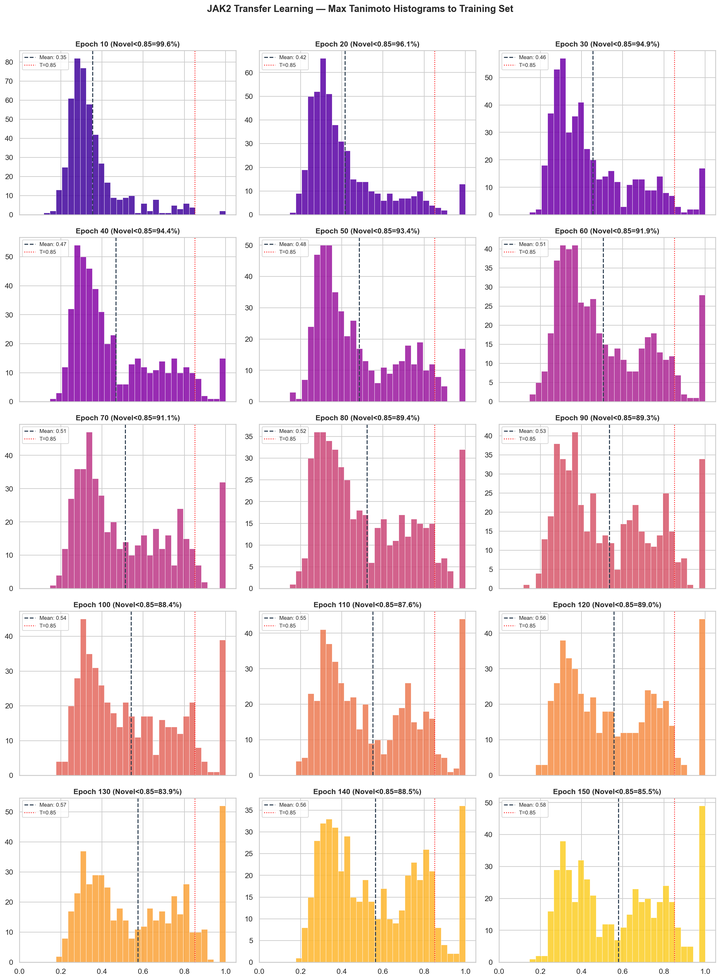
#> input picture Navneet_Git/TL_plots/jak2_tl_epoch_tanimoto.png, 720 x 980 px, shrunk from 2225 x 3031 before the run, found by its file name
$ python combine_all_plots.py
#> lines starting #> are read from the running program, lines starting #| are printed output that depends on the picture
import os, sys
import matplotlib.pyplot as plt

REPO_ROOT = "/Users/vishnukasturi/Intern/reinvent-local"
PLOTS_DIR = os.path.join(REPO_ROOT, "Navneet_Git", "TL_plots")

def main():
    img_tanimoto = os.path.join(PLOTS_DIR, "jak2_tl_epoch_tanimoto.png")
    img_tl_kde = os.path.join(PLOTS_DIR, "jak2_tl_epoch_kde_vs_baseline.png")
    img_rl_kde = os.path.join(PLOTS_DIR, "jak2_rl_kde_vs_baseline.png")

    if not (os.path.exists(img_tanimoto) and os.path.exists(img_tl_kde) and os.path.exists(img_rl_kde)):
        print("Error: One or more source PNG files are missing.")
        sys.exit(1)

    print("Loading plots...")
    im1 = plt.imread(img_tanimoto)
#> im1 is the input picture: shape (980, 720, 4) float32; mean R, G, B, A 0.943, 0.872, 0.887, 1
    im2 = plt.imread(img_tl_kde)
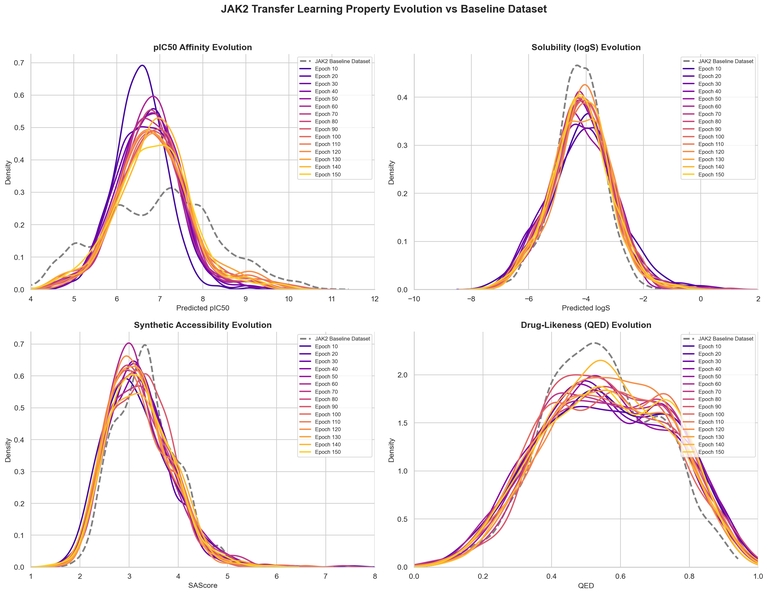
#> input picture Navneet_Git/TL_plots/jak2_tl_epoch_kde_vs_baseline.png, 768 x 594 px, shrunk from 2374 x 1835 before the run, found by its file name
#> im2 is the input picture: shape (594, 768, 4) float32; mean R, G, B, A 0.972, 0.954, 0.953, 1
    im3 = plt.imread(img_rl_kde)
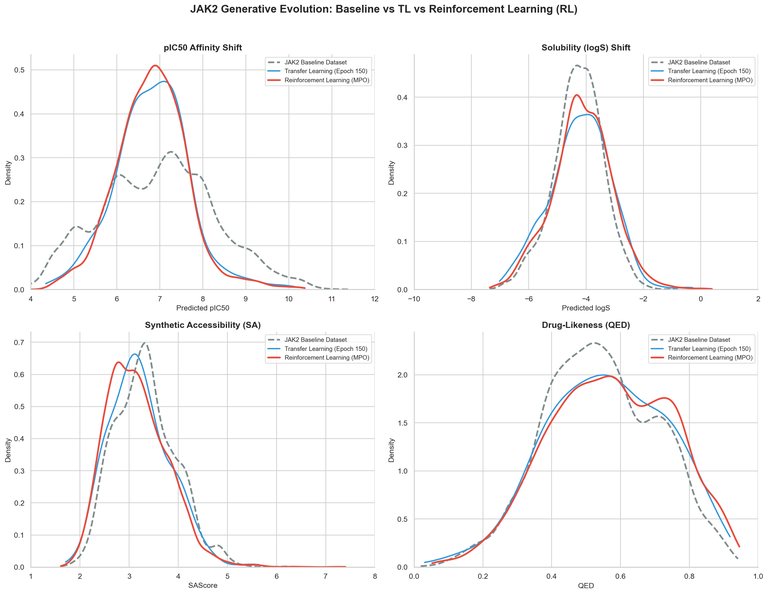
#> input picture Navneet_Git/TL_plots/jak2_rl_kde_vs_baseline.png, 768 x 594 px, shrunk from 2374 x 1835 before the run, found by its file name
#> im3 is the input picture: shape (594, 768, 4) float32; mean R, G, B, A 0.979, 0.976, 0.977, 1

    # Create composite figure: 2 rows, 2 columns
    # Row 1: Tanimoto (left), TL KDE (right)
    # Row 2: RL KDE (spanning both columns or centered)
    fig = plt.figure(figsize=(24, 20), dpi=120)

    ax1 = plt.subplot2grid((2, 2), (0, 0))
    ax1.imshow(im1)
    ax1.axis('off')
    ax1.set_title("A. Transfer Learning Checkpoints: Max Tanimoto Similarity", fontsize=18, weight='bold', pad=10)

    ax2 = plt.subplot2grid((2, 2), (0, 1))
    ax2.imshow(im2)
    ax2.axis('off')
    ax2.set_title("B. Transfer Learning Checkpoints: Property KDE Evolution vs Baseline", fontsize=18, weight='bold', pad=10)

    ax3 = plt.subplot2grid((2, 2), (1, 0), colspan=2)
    ax3.imshow(im3)
    ax3.axis('off')
    ax3.set_title("C. Reinforcement Learning: MPO Candidates vs Baseline & TL", fontsize=18, weight='bold', pad=10)

    plt.tight_layout()
    out_path = os.path.join(PLOTS_DIR, "jak2_pipeline_all_plots.png")
    plt.savefig(out_path, bbox_inches='tight', dpi=120)
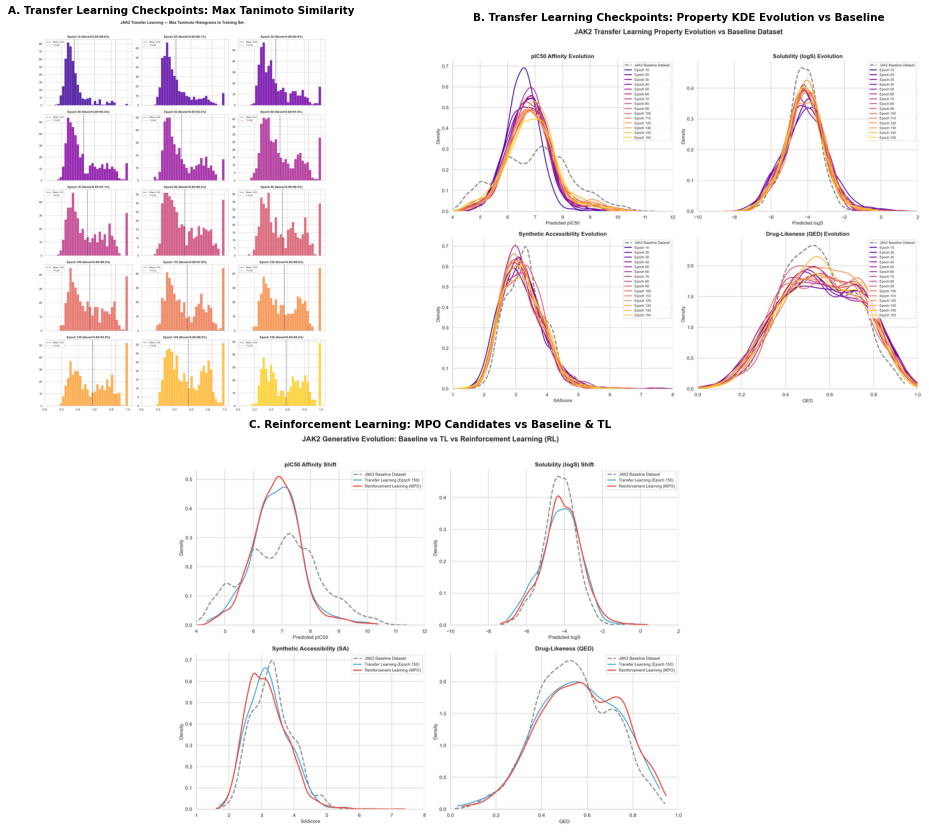
#> figure drawn by matplotlib, 3 panels
    plt.close()
    print(f"[+] Saved composite pipeline plot to {out_path}")

if __name__ == "__main__":
    main()
